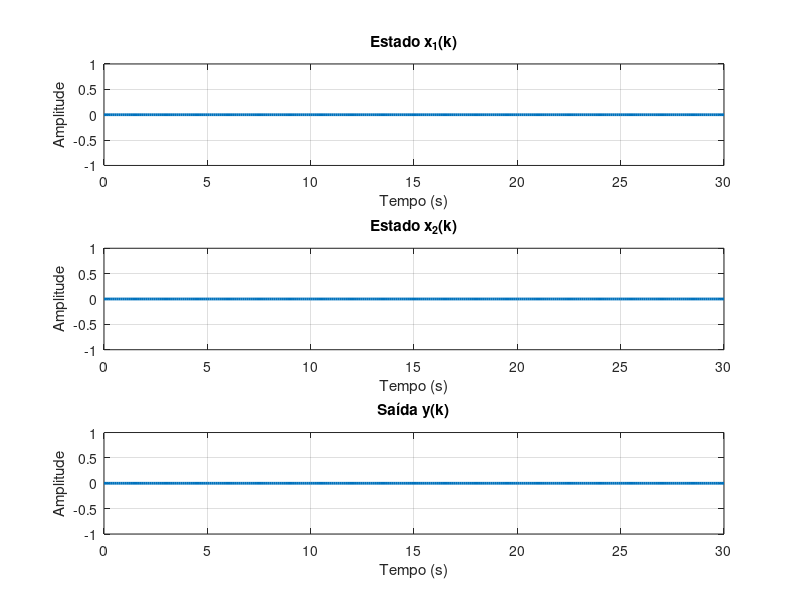

Write the MATLAB code that produced this figure.
clc; clear; close all;

%% ------------------------------------------------------------
%  PARÂMETROS DA PLANTA
%% ------------------------------------------------------------
NT = 23;
R1 = 2000 * NT;          % R1 = 46000 ohms
R2 = 18000;             % ohms
C1 = 100e-9;            % F
C2 = 680e-9;            % F

A = [ 0               1/C1 ;
     -1/(R1*R2*C2)   (-1/(R1*C2) - 1/(R2*C2)) ];

B = [0 ;
     1/(R1*R2*C2)];

C = [1 0];
D = 0;

%% ------------------------------------------------------------
%  CONFIGURAÇÕES DA SIMULAÇÃO
%% ------------------------------------------------------------
T = 0.1;              % período de amostragem
tf = 30;              % tempo final
k = 0:T:tf;           % vetor de tempo discreto

u = zeros(1, length(k));   % entrada (aqui: zero)
% u = ones(1,length(k));   % caso queira degrau

%% ------------------------------------------------------------
%  CONDIÇÕES INICIAIS
%% ------------------------------------------------------------
x = zeros(2, length(k));      % estados
xp = zeros(2, length(k));     % derivadas dos estados

x(:,1) = [0 ; 0];              % condições iniciais x1(0), x2(0)

y = zeros(1, length(k));
y(1) = C*x(:,1) + D*u(1);

%% ------------------------------------------------------------
%  SIMULAÇÃO – EQUAÇÕES A DIFERENÇAS
%% ------------------------------------------------------------
for j = 2:length(k)

    % ► Integradores (método de Euler)
    x(:,j) = x(:,j-1) + T * xp(:,j-1);

    % ► Dinâmica dos estados:  xp = A*x + B*u
    xp(:,j) = A*x(:,j) + B*u(j);

    % ► Saída
    y(j) = C*x(:,j) + D*u(j);
end

%% ------------------------------------------------------------
%  GRÁFICOS
%% ------------------------------------------------------------
figure;
subplot(3,1,1);
plot(k, x(1,:), 'LineWidth',2);
grid on;
title('Estado x_1(k)');
xlabel('Tempo (s)');
ylabel('Amplitude');

subplot(3,1,2);
plot(k, x(2,:), 'LineWidth',2);
grid on;
title('Estado x_2(k)');
xlabel('Tempo (s)');
ylabel('Amplitude');

subplot(3,1,3);
plot(k, y, 'LineWidth',2);
grid on;
title('Saída y(k)');
xlabel('Tempo (s)');
ylabel('Amplitude');
